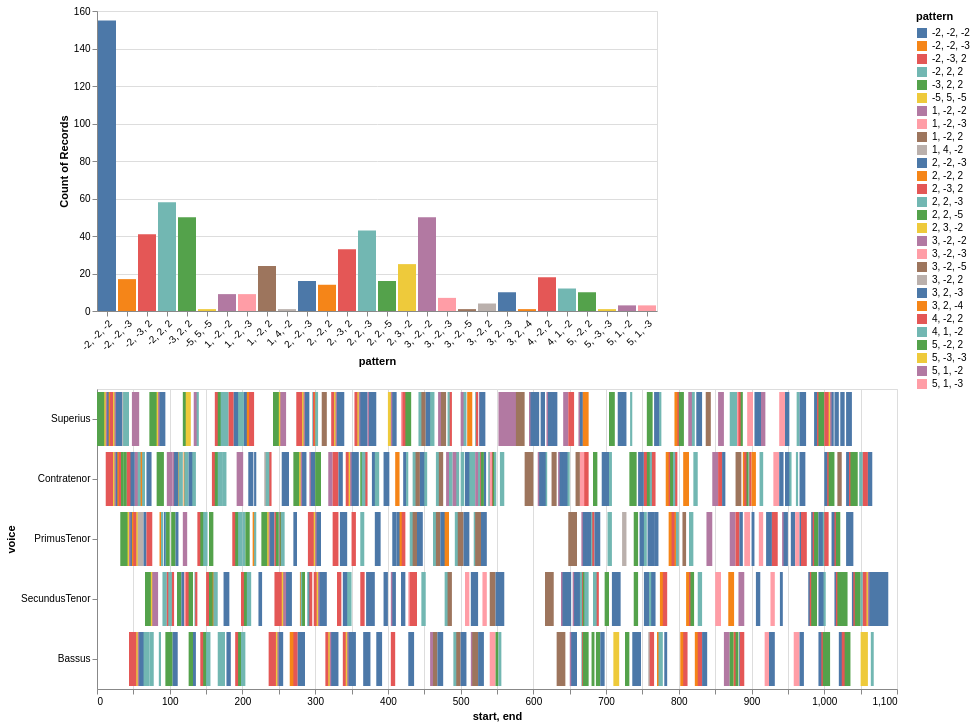

The code cell stored with this chart in its notebook:
### Code cell
# find entries for model
nr = model.notes(combineUnisons=combineUnisons)
mel = model.melodic(df=nr, kind=kind, compound=False, unit=0, end=False)
mod_mel_ngrams = model.ngrams(df=mel, n=n, exclude=['Rest'])
mod_entry_ngrams = model.entries(df=mel, n=n, thematic=thematic, anywhere=anywhere, exclude=['Rest'])
mod_mel_ngrams_duration = model.durations(df=mel, n=n, mask_df=mod_entry_ngrams)
mod_entries_stack = list(mod_entry_ngrams.stack().unique())

print(model.metadata)

display(viz.plot_ngrams_heatmap(mod_entry_ngrams, mod_mel_ngrams_duration, 
                        selected_patterns=mod_entries_stack,
                        voices=[],
                        includeCount=True))

### Figure 1 — Vega-Lite specification as saved in the notebook (floating-point values rounded to 4 significant figures; data arrays with more than 128 entries replaced by an {"elided": "..."} marker saying what was removed)
{"$schema": "https://vega.github.io/schema/vega-lite/v5.16.3.json", "config": {"view": {"continuousHeight": 300, "continuousWidth": 300}}, "data": {"name": "data-528bf8650979b38b971d91d87fd7b165"}, "datasets": {"data-528bf8650979b38b971d91d87fd7b165": {"elided": "632 records"}}, "params": [{"name": "param_1", "select": {"fields": ["pattern"], "type": "point"}, "views": ["view_1", "view_2"]}], "vconcat": [{"encoding": {"color": {"field": "pattern", "type": "nominal"}, "opacity": {"condition": {"param": "param_1", "value": 1}, "value": 0.2}, "x": {"axis": {"labelAngle": -45}, "field": "pattern", "type": "nominal"}, "y": {"aggregate": "count", "field": "pattern", "type": "nominal"}}, "mark": {"type": "bar"}, "name": "view_1"}, {"encoding": {"color": {"field": "pattern", "type": "nominal"}, "opacity": {"condition": {"param": "param_1", "value": 1}, "value": 0.2}, "tooltip": [{"field": "start", "type": "quantitative"}, {"field": "end", "type": "quantitative"}, {"field": "pattern", "type": "nominal"}], "x": {"field": "start", "type": "quantitative"}, "x2": {"field": "end"}, "y": {"field": "voice", "sort": null, "type": "nominal"}}, "height": 300, "mark": {"type": "bar"}, "name": "view_2", "width": 800}]}
